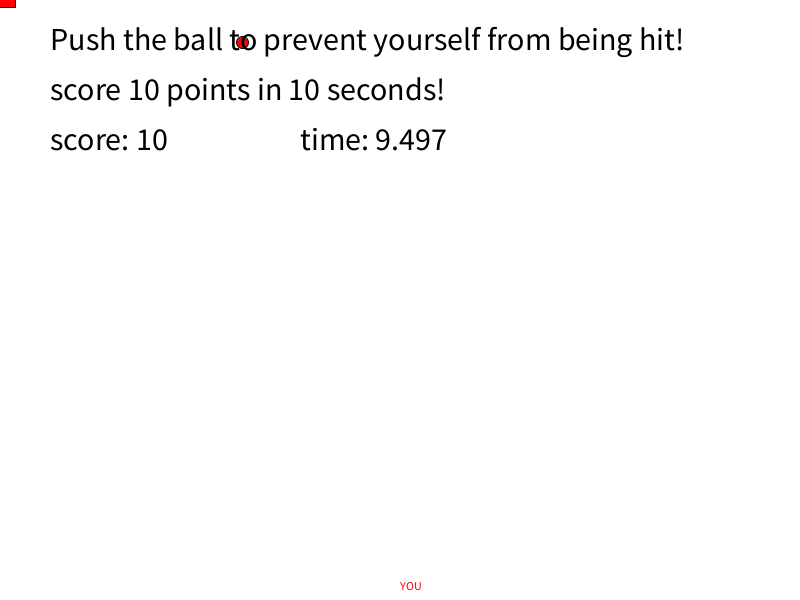
Frame 1 (no input)
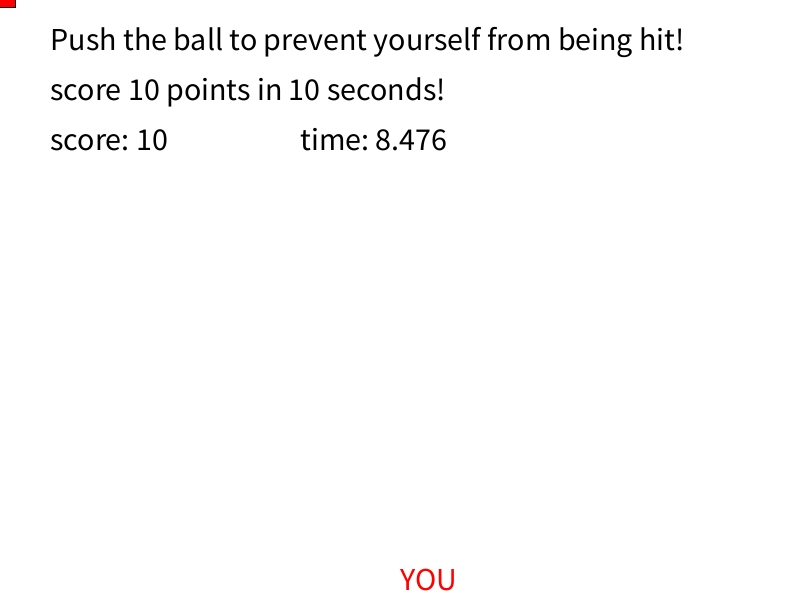
Frame 60 (the mouse pressed at the canvas centre just before this capture)
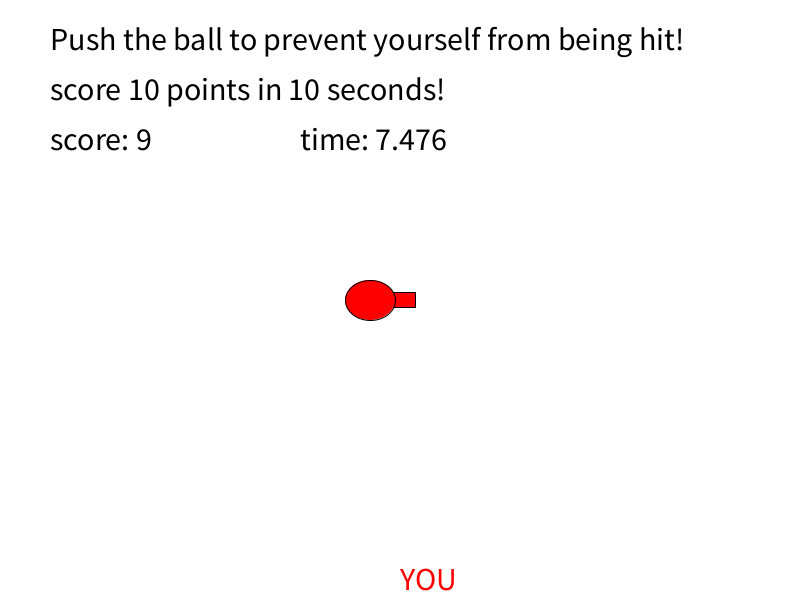
Frame 120 (the mouse held since frame 60 and released just before this capture)

The Processing sketch that drew these frames (run headless with seeded random() and noise(); from frame 60 on, the mouse is pressed at the canvas centre):

// Processing sketch: buncingBallHW
// ── buncingBallHW.pde
Ball b1;

void setup() {
  size(800, 600);
  //size(360, 675);
  b1 = new Ball();
  b1.resetBall();
  b1.resetGameTimer();
}

void draw() {
  background(255);
  if (millis() >b1.targetTime) {
    b1.resetBall();
  }
  drawYou();
  b1.updateBall();
  b1.drawBalls();
  b1.drawUI();
}

void drawYou() {
  fill(255, 0, 0);
  text("YOU", width/2, height-10);

  rectMode(CENTER);
  rect(mouseX, mouseY, 30, 15);
  ellipse(mouseX-30, mouseY, 50, 40);
}

class Ball {
  float x;
  float y;
  float xSpeed;
  float ySpeed;
  float radiusStart;
  float radius = 50;

  float targetTime;
  float timeToReset = 3000;

  float endGameTime;
  float timeToEndGame = 10000;

  int score = 10;

  Ball() {
    x = width/2;
    y = height/2;
    xSpeed = random(-2, 2);
    ySpeed = random(-20, 20);
  }

  void drawBalls() {
    fill(255, 0, 0);
    ellipse(x, y, radius * 2, radius * 2);
  }

  void updateBall() {
    //the closer, the ball is bigger
    radius=map(y, 0, height, 0, 70);

    if (x > width - radius|| x < radius) {
      xSpeed *= -1;
    }
    if ((mouseX-55>x || x>mouseX+15) && y == mouseY-radius-30 ) { //didn't hit the ball
      
    } else if (mouseX-55<x && x<mouseX+15 && y==mouseY-radius-30) { //hit the ball
    }

    x += xSpeed;
    y += ySpeed;
  }

  void resetBall() {
    radiusStart = random(50, 100);
    x = random(radiusStart, width - radiusStart);
    y = radius;
    xSpeed = random(-2, 2);
    ySpeed = random(-20, 20);
    targetTime = millis() + timeToReset;
  }


  void drawUI() {
    textSize(32);
    fill(0);

    text("Push the ball to prevent yourself from being hit!", 50, 50);
    text("score 10 points in 10 seconds!", 50, 100);
    text("score: " + score, 50, 150); 
    text("time: " + ((endGameTime - millis())/1000), 300, 150);

    if (millis() > endGameTime) {
      background(0);
      fill(255);
      if (score<=0) {
        text("You're dead! click to play again", 150, 200);
      } else {
        text("You won! click to play again", 150, 200);
      }
    }
  }

  void shoot() {
    // if ball is pushed, increment the score and reset the target
    if (y<mouseY-30-radius) {
      score--;
      background(0);
      resetBall();
    }

    // if game is over, click to restart
    if (millis() > endGameTime) {
      resetGameTimer();
      resetBall();
      score = 10;
    }
  }
  void resetGameTimer() {
    endGameTime = millis() + timeToEndGame;
  }
}

void mousePressed() {
  b1.shoot();
}
